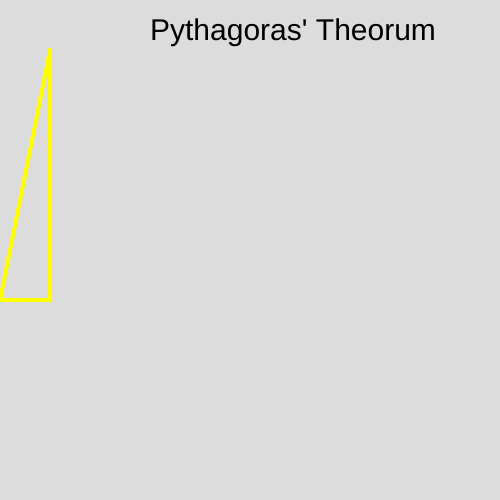
Frame 1 (no input)
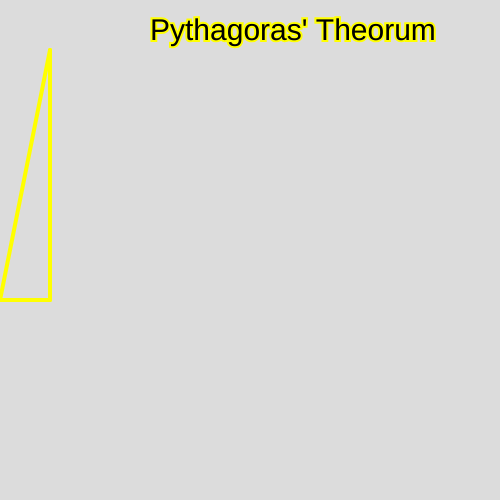
Frame 60 (no input)
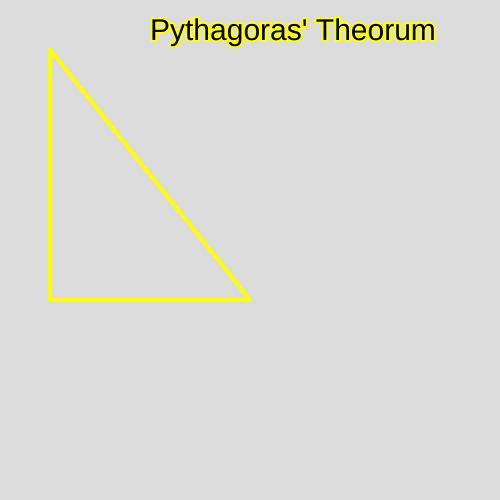
Frame 120 (the mouse pressed at the canvas centre since frame 60)

The p5.js sketch that drew these frames (run headless with seeded random() and noise() and a simulated clock; from frame 60 on, the mouse is pressed at the canvas centre):

// p5.js sketch
// ── sketch.js
/*
* CS 20
* Unit 1
* Example 12
* This is the set up code for the Pythagoras assignment.
* -> Move mouse left/right to animate triangle 
*/

/** Global Variables */
let title = "Pythagoras' Theorum";
let widthB = 200;

function setup() {
  let sketch = createCanvas(500, 500);
}

function draw() {
  widthB = mouseX;
  background(220);
  textSize(30);
  text(title, 150, 40);
  stroke(255, 255, 0);
  strokeWeight(4);
  line(50, 50, 50, 300);
  line(50, 300, widthB, 300);
  line(50, 50, widthB, 300);
}
